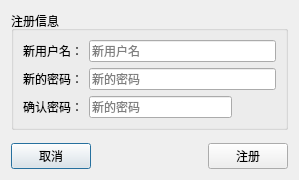
<?xml version="1.0" encoding="UTF-8"?>
<ui version="4.0">
 <class>Dialog</class>
 <widget class="QDialog" name="Dialog">
  <property name="geometry">
   <rect>
    <x>0</x>
    <y>0</y>
    <width>299</width>
    <height>180</height>
   </rect>
  </property>
  <property name="minimumSize">
   <size>
    <width>0</width>
    <height>180</height>
   </size>
  </property>
  <property name="maximumSize">
   <size>
    <width>16777215</width>
    <height>180</height>
   </size>
  </property>
  <property name="windowTitle">
   <string>Register</string>
  </property>
  <layout class="QVBoxLayout" name="verticalLayout_2">
   <item>
    <widget class="QGroupBox" name="groupBox">
     <property name="title">
      <string>注册信息</string>
     </property>
     <layout class="QVBoxLayout" name="verticalLayout">
      <item>
       <layout class="QHBoxLayout" name="horizontalLayout">
        <item>
         <widget class="QLabel" name="label">
          <property name="text">
           <string>新用户名：</string>
          </property>
         </widget>
        </item>
        <item>
         <widget class="QLineEdit" name="userLineEdit">
          <property name="placeholderText">
           <string>新用户名</string>
          </property>
         </widget>
        </item>
       </layout>
      </item>
      <item>
       <layout class="QHBoxLayout" name="horizontalLayout_2">
        <item>
         <widget class="QLabel" name="label_2">
          <property name="text">
           <string>新的密码：</string>
          </property>
         </widget>
        </item>
        <item>
         <widget class="QLineEdit" name="passwordLineEdit">
          <property name="echoMode">
           <enum>QLineEdit::PasswordEchoOnEdit</enum>
          </property>
          <property name="placeholderText">
           <string>新的密码</string>
          </property>
         </widget>
        </item>
       </layout>
      </item>
      <item>
       <layout class="QHBoxLayout" name="horizontalLayout_4">
        <item>
         <widget class="QLabel" name="label_3">
          <property name="text">
           <string>确认密码：</string>
          </property>
         </widget>
        </item>
        <item>
         <widget class="QLineEdit" name="comfirmLineEdit">
          <property name="echoMode">
           <enum>QLineEdit::PasswordEchoOnEdit</enum>
          </property>
          <property name="placeholderText">
           <string>新的密码</string>
          </property>
         </widget>
        </item>
        <item>
         <widget class="QLabel" name="righticon">
          <property name="minimumSize">
           <size>
            <width>16</width>
            <height>16</height>
           </size>
          </property>
          <property name="maximumSize">
           <size>
            <width>16</width>
            <height>16</height>
           </size>
          </property>
          <property name="styleSheet">
           <string notr="true"/>
          </property>
          <property name="text">
           <string/>
          </property>
          <property name="pixmap">
           <pixmap resource="res.qrc">:/resource/icon/right.png</pixmap>
          </property>
          <property name="scaledContents">
           <bool>true</bool>
          </property>
         </widget>
        </item>
        <item>
         <widget class="QLabel" name="erroricon">
          <property name="minimumSize">
           <size>
            <width>16</width>
            <height>16</height>
           </size>
          </property>
          <property name="maximumSize">
           <size>
            <width>16</width>
            <height>16</height>
           </size>
          </property>
          <property name="text">
           <string/>
          </property>
          <property name="pixmap">
           <pixmap resource="res.qrc">:/resource/icon/error.png</pixmap>
          </property>
          <property name="scaledContents">
           <bool>true</bool>
          </property>
         </widget>
        </item>
       </layout>
      </item>
     </layout>
    </widget>
   </item>
   <item>
    <spacer name="verticalSpacer">
     <property name="orientation">
      <enum>Qt::Vertical</enum>
     </property>
     <property name="sizeHint" stdset="0">
      <size>
       <width>20</width>
       <height>12</height>
      </size>
     </property>
    </spacer>
   </item>
   <item>
    <layout class="QHBoxLayout" name="horizontalLayout_3">
     <item>
      <widget class="QPushButton" name="cancelButton">
       <property name="text">
        <string>取消</string>
       </property>
      </widget>
     </item>
     <item>
      <spacer name="horizontalSpacer">
       <property name="orientation">
        <enum>Qt::Horizontal</enum>
       </property>
       <property name="sizeHint" stdset="0">
        <size>
         <width>40</width>
         <height>20</height>
        </size>
       </property>
      </spacer>
     </item>
     <item>
      <widget class="QPushButton" name="registerButton">
       <property name="text">
        <string>注册</string>
       </property>
      </widget>
     </item>
    </layout>
   </item>
  </layout>
 </widget>
 <resources>
  <include location="res.qrc"/>
  <include location="../../../Qt/Qt5.5.0/5.5/mingw492_32/bin/res.qrc"/>
 </resources>
 <connections/>
</ui>
